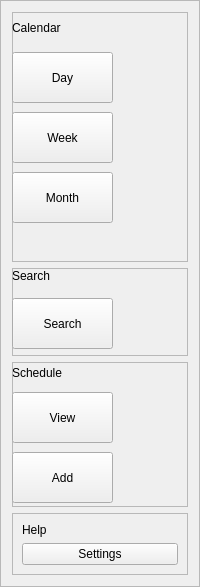
     <widget class="QFrame" name="frameNavigation">
      <property name="styleSheet">
       <string notr="true">QPushButton:disabled {

    font-weight:bold;
	color:white;
	background-color: #2b5777;
}</string>
      </property>
      <property name="frameShape">
       <enum>QFrame::StyledPanel</enum>
      </property>
      <property name="frameShadow">
       <enum>QFrame::Raised</enum>
      </property>
      <layout class="QVBoxLayout" name="verticalLayout">
       <item>
        <widget class="QFrame" name="frameNavigationCalendar">
         <property name="minimumSize">
          <size>
           <width>0</width>
           <height>250</height>
          </size>
         </property>
         <property name="styleSheet">
          <string notr="true"/>
         </property>
         <property name="frameShape">
          <enum>QFrame::StyledPanel</enum>
         </property>
         <property name="frameShadow">
          <enum>QFrame::Raised</enum>
         </property>
         <widget class="QLabel" name="labelNavigationCalendar">
          <property name="geometry">
           <rect>
            <x>0</x>
            <y>0</y>
            <width>71</width>
            <height>31</height>
           </rect>
          </property>
          <property name="text">
           <string>Calendar</string>
          </property>
         </widget>
         <widget class="QPushButton" name="buttonNavigationCalendarDay">
          <property name="geometry">
           <rect>
            <x>0</x>
            <y>40</y>
            <width>101</width>
            <height>51</height>
           </rect>
          </property>
          <property name="styleSheet">
           <string notr="true"/>
          </property>
          <property name="text">
           <string>Day</string>
          </property>
         </widget>
         <widget class="QPushButton" name="buttonNavigationCalendarWeek">
          <property name="geometry">
           <rect>
            <x>0</x>
            <y>100</y>
            <width>101</width>
            <height>51</height>
           </rect>
          </property>
          <property name="text">
           <string>Week</string>
          </property>
         </widget>
         <widget class="QPushButton" name="buttonNavigationCalendarMonth">
          <property name="geometry">
           <rect>
            <x>0</x>
            <y>160</y>
            <width>101</width>
            <height>51</height>
           </rect>
          </property>
          <property name="text">
           <string>Month</string>
          </property>
         </widget>
        </widget>
       </item>
       <item>
        <widget class="QFrame" name="frameNavigationSearch">
         <property name="minimumSize">
          <size>
           <width>0</width>
           <height>88</height>
          </size>
         </property>
         <property name="frameShape">
          <enum>QFrame::StyledPanel</enum>
         </property>
         <property name="frameShadow">
          <enum>QFrame::Raised</enum>
         </property>
         <widget class="QLabel" name="labelNavigationSearch">
          <property name="geometry">
           <rect>
            <x>0</x>
            <y>0</y>
            <width>61</width>
            <height>16</height>
           </rect>
          </property>
          <property name="text">
           <string>Search</string>
          </property>
         </widget>
         <widget class="QPushButton" name="buttonNavigationSearch">
          <property name="geometry">
           <rect>
            <x>0</x>
            <y>30</y>
            <width>101</width>
            <height>51</height>
           </rect>
          </property>
          <property name="text">
           <string>Search</string>
          </property>
         </widget>
        </widget>
       </item>
       <item>
        <widget class="QFrame" name="frameNavigationSchedule">
         <property name="minimumSize">
          <size>
           <width>0</width>
           <height>145</height>
          </size>
         </property>
         <property name="frameShape">
          <enum>QFrame::StyledPanel</enum>
         </property>
         <property name="frameShadow">
          <enum>QFrame::Raised</enum>
         </property>
         <widget class="QLabel" name="labelNavigationSchedule">
          <property name="geometry">
           <rect>
            <x>0</x>
            <y>0</y>
            <width>81</width>
            <height>21</height>
           </rect>
          </property>
          <property name="text">
           <string>Schedule</string>
          </property>
         </widget>
         <widget class="QPushButton" name="buttonNavigationScheduleView">
          <property name="geometry">
           <rect>
            <x>0</x>
            <y>30</y>
            <width>101</width>
            <height>51</height>
           </rect>
          </property>
          <property name="text">
           <string>View</string>
          </property>
         </widget>
         <widget class="QPushButton" name="buttonNavigationScheduleAdd">
          <property name="geometry">
           <rect>
            <x>0</x>
            <y>90</y>
            <width>101</width>
            <height>51</height>
           </rect>
          </property>
          <property name="text">
           <string>Add</string>
          </property>
         </widget>
        </widget>
       </item>
       <item>
        <widget class="QFrame" name="frameNavigationSettings">
         <property name="frameShape">
          <enum>QFrame::StyledPanel</enum>
         </property>
         <property name="frameShadow">
          <enum>QFrame::Raised</enum>
         </property>
         <layout class="QVBoxLayout" name="verticalLayout_5">
          <item>
           <widget class="QLabel" name="labelNavigationSettings">
            <property name="text">
             <string>Help</string>
            </property>
            <property name="alignment">
             <set>Qt::AlignBottom|Qt::AlignLeading|Qt::AlignLeft</set>
            </property>
           </widget>
          </item>
          <item>
           <widget class="QPushButton" name="buttonNavigationSettings">
            <property name="text">
             <string>Settings</string>
            </property>
           </widget>
          </item>
         </layout>
        </widget>
       </item>
      </layout>
     </widget>
